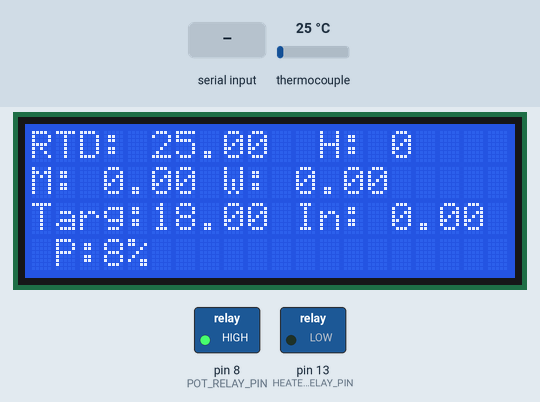
A sketch run on a simulated Arduino Mega 2560, built with avr-gcc and run on an emulated ATmega2560. Parts: 20×4 character LCD, switched loads named in the sketch (green lamp = pin HIGH). Inputs (shaded band) come from the test bench; at power-on: thermocouple 25 °C.

Above: at 2.7 s.
2.8 s: thermocouple set to 6 °C
At 4.33 s:
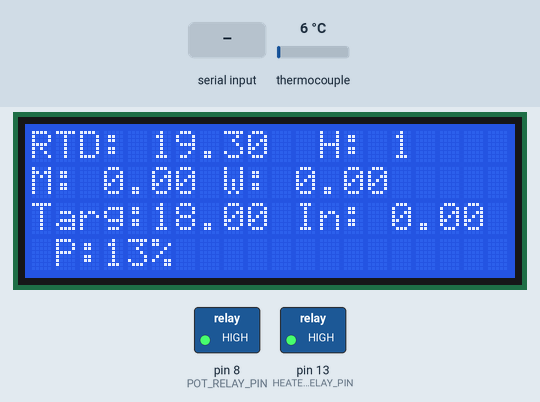
5.7 s: thermocouple set to 75 °C
At 5.95 s:
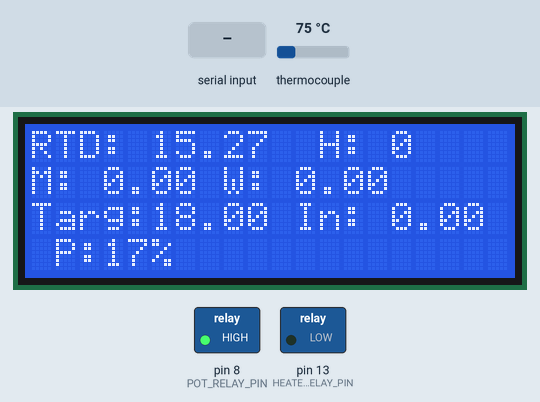
7.3 s: "S,1\n" received over Serial
At 10.19 s:
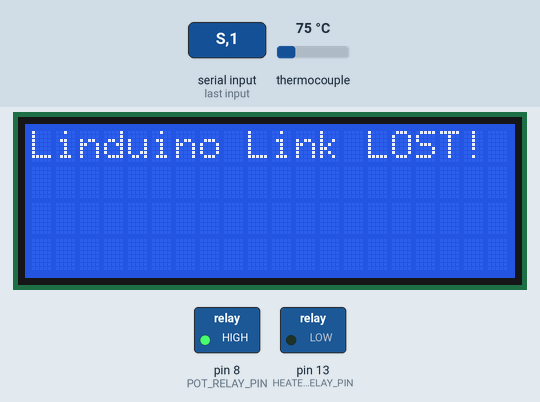
10.3 s: "C,1\n" received over Serial
At 11.2 s:
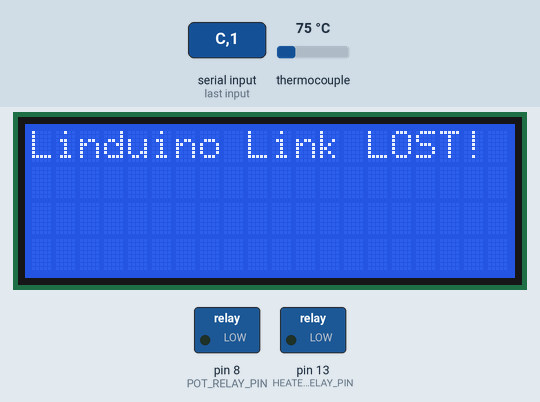
Timing chart, 0 to 13.3 s (numbered marks = the images above; inputs shaded):
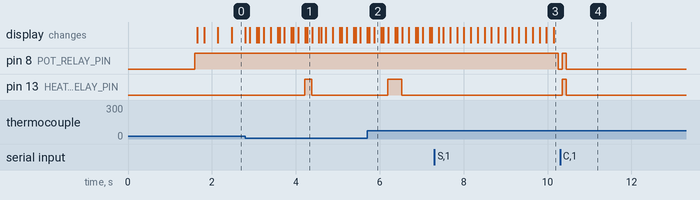

Measured:
- after the input at 7.3 s, pin 13 (HEATER_RELAY_PIN): stays LOW (without the input it goes to HIGH after 0.87 s)
- after the input at 10.3 s, pin 8 (POT_RELAY_PIN), pin 13 (HEATER_RELAY_PIN): LOW → HIGH after 0.05 s, → LOW 0.10 s later

The sketch:

Arduino_Linduino_PT100.ino
```cpp
#include <Adafruit_MAX31865.h>
#include <LiquidCrystal_I2C.h>
#include <PID_v1.h>

// --- Pin Definitions & Constants ---
#define HEATER_RELAY_PIN 13
#define POT_RELAY_PIN 8
#define RREF 4300.0      // For PT1000 with a 4.3k Ohm reference resistor
#define RNOMINAL 1000.0  // For a PT1000 sensor

// --- System Objects ---
Adafruit_MAX31865 local_rtd = Adafruit_MAX31865(3);  // Local RTD for absolute water temp
LiquidCrystal_I2C lcd(0x27, 20, 4);

// --- PID Configuration ---
double Setpoint, Input, Output;
double Kp = 18, Ki = 5, Kd = 8;
PID myPID(&Input, &Output, &Setpoint, Kp, Ki, Kd, P_ON_M, DIRECT);
int windowSize = 2000;
unsigned long windowStartTime;

// --- Temperature & State Variables ---
float tempWater_RTD = 0.0;      // Absolute temperature from the local RTD sensor
float tc_temp_water = 0.0;      // Temperature from the water thermocouple (from Linduino)
float tc_temp_mortar = 0.0;     // Temperature from the mortar thermocouple (from Linduino)
// Variables for Water Sensor
const int SAMPLE_COUNT = 30;  // Number of samples to average
float tempHistory_water[SAMPLE_COUNT];
float total_water = 0.0;
int currentIndex_water = 0;


// --- System Mode Flags ---
bool is_running = true;
bool was_running = true;
bool matchingMode = false;
bool calibrationMode = false;
bool rampTest = false;
double gap = 0.0;
unsigned long lastLinduinoMessageTime = 0;
bool LinduinoConnection = true;
bool rampingUp = true;

const int final_setpoint = 70;
const int final_setpoint_ramp = 26;
// Timing variables
unsigned long currentTime, previousTime, startTime;
double elapsedTime;  // For measuring time elapsed in seconds
unsigned long setpointCheck;

float Peltier_cell_1;
float Peltier_cell_2;

// =================================================================
//  FORWARD DECLARATIONS
// =================================================================
void read_sensors();
void process_commands();
void update_pid_and_setpoint();
void control_heater();
void update_display();
float get_corrected_thermocouple_temp(float raw_tc_temp);
int find_closest_index(int value_to_find);
int heat=0;

// =================================================================
//  SETUP
// =================================================================
void setup() {
  Serial.begin(9600);   // To PC / RPi
  Serial1.begin(9600);  // To Linduino

  pinMode(HEATER_RELAY_PIN, OUTPUT);
  pinMode(POT_RELAY_PIN, OUTPUT);

  lcd.init();
  lcd.backlight();
  lcd.print("System Starting...");

  local_rtd.begin(MAX31865_3WIRE);
  float initial_temp_water = local_rtd.temperature(RNOMINAL, RREF);
  for (int i = 0; i < SAMPLE_COUNT; i++) {
    tempHistory_water[i] = initial_temp_water;
    total_water += initial_temp_water;
  }
  tempWater_RTD = total_water / SAMPLE_COUNT;

  myPID.SetOutputLimits(100, windowSize);
  myPID.SetMode(AUTOMATIC);

  Input = 20.0;
  Setpoint = 18.0;

  windowStartTime = millis();
  delay(1500);
  lcd.clear();
}

// =================================================================
//  MAIN LOOP
// =================================================================
void loop() {
  unsigned long currentTime = millis();
  elapsedTime = (currentTime - startTime) / 1000.0;
  read_sensors();
  process_commands();

  if (is_running) {
    update_pid_and_setpoint();
    control_heater();
    digitalWrite(POT_RELAY_PIN, HIGH);
  } else {
    digitalWrite(HEATER_RELAY_PIN, LOW);
    digitalWrite(POT_RELAY_PIN, LOW);
  }

  update_display();
  delay(100);
}

// =================================================================
//  HELPER FUNCTIONS
// =================================================================

/**
 * Reads data from the local RTD sensor and from the Linduino.
 */
void read_sensors() {
  // --- Update Water Sensor Reading (same logic) ---
  total_water = total_water - tempHistory_water[currentIndex_water];
  tempHistory_water[currentIndex_water] = local_rtd.temperature(RNOMINAL, RREF);
  total_water = total_water + tempHistory_water[currentIndex_water];
  tempWater_RTD = total_water / SAMPLE_COUNT;
  currentIndex_water++;
  if (currentIndex_water >= SAMPLE_COUNT) {
    currentIndex_water = 0;
  }
  if (Serial1.available() > 0) {
    lastLinduinoMessageTime = millis();
    String dataFromLinduino = Serial1.readStringUntil('\n');

    // Debugging: Uncomment the line below to see exactly what arrives
    // Serial.print("RAW DATA: "); Serial.println(dataFromLinduino);
    // Find all three commas
    int comma1 = dataFromLinduino.indexOf(',');
    int comma2 = dataFromLinduino.indexOf(',', comma1 + 1);
    int comma3 = dataFromLinduino.indexOf(',', comma2 + 1);
    // Ensure we found all 3 commas before parsing
    if (comma1 > 0 && comma2 > 0 && comma3 > 0) {
        // 1. Water Temp (Start to 1st comma)
        tc_temp_water = dataFromLinduino.substring(0, comma1).toFloat();
              // 2. Mortar Temp (Between 1st and 2nd comma)
        tc_temp_mortar = dataFromLinduino.substring(comma1 + 1, comma2).toFloat();
              // 3. Peltier 1 (Between 2nd and 3rd comma)
        Peltier_cell_1 = dataFromLinduino.substring(comma2 + 1, comma3).toFloat();
        // 4. Peltier 2 (After 3rd comma to end)
        Peltier_cell_2 = dataFromLinduino.substring(comma3 + 1).toFloat();
    }
  }
}

/**
 * Checks for commands from the PC/RPi and updates the system mode.
 */
void process_commands() {
  // This function is where you will place your logic for reading commands
  // from the PC to change modes (e.g., switch to matchingMode).
  // Example:
  if (Serial.available()) {
    String command = Serial.readStringUntil('\n');
    if (command.startsWith("R")) {
      Serial.print(tc_temp_mortar);
      Serial.print(",");
      Serial.print(tc_temp_water);
      Serial.print(",");
      Serial.print(Setpoint);
      Serial.print(",");
      Serial.print(tempWater_RTD);
      Serial.print(",");
      Serial.print(Peltier_cell_1,6);
      Serial.print(",");
      Serial.println(Peltier_cell_2,6);
    } else if (command.startsWith("S")) {
      matchingMode = false;
      calibrationMode = false;
      rampTest = false;
      is_running = true;         // Re-enable the process
      LinduinoConnection = true; // Reset the connection status for the new run
      Setpoint = command.substring(1).toFloat();
    } else if (command.startsWith("M")) {
      matchingMode = true;
      rampTest = false;
      calibrationMode = false;
      is_running = true;         // Re-enable the process
      LinduinoConnection = true; // Reset the connection status for the new run
      gap = command.substring(1).toFloat();
    } else if (command.startsWith("C")) {
      matchingMode = false;
      rampTest = false;
      calibrationMode = true;
      Setpoint = 24.5;
      is_running = true;         // Re-enable the process
      LinduinoConnection = true; // Reset the connection status for the new run
    } else if (command.startsWith("P")) {
      matchingMode = false;
      calibrationMode = false;
      rampTest = true;
      rampingUp = true;
      Setpoint = 18;
      setpointCheck = elapsedTime;
      is_running = true;         // Re-enable the process
      LinduinoConnection = true; // Reset the connection status for the new run
    }
  }
}
/**
 * Sets the PID Input and Setpoint based on the current operational mode.
 */
void update_pid_and_setpoint() {
  // --- SAFETY CHECK ---
  if (millis() - lastLinduinoMessageTime > 10000) { // 10-second timeout
    is_running = false;
    LinduinoConnection = false;
    digitalWrite(HEATER_RELAY_PIN, LOW);
    digitalWrite(POT_RELAY_PIN, LOW);
    return;
  }
  // --- In Matching Mode, use the differential thermocouple system with RTD-based correction ---
  if (matchingMode) {
    //Avec les PT100, on voit que Tw-Tm=0.12
    const float m = 0;
    const float c = 0.12;
    const float safety = 0.03;
    float tc_offset = (m * tc_temp_water) + c;
    Input = tc_temp_water;
    Setpoint = tc_temp_mortar + tc_offset - safety;

  } else {
    // --- In all OTHER modes (Static, Calibration, Ramp), use the local absolute RTD system ---
    // The PID Input is the absolute temperature of the water from the local RTD.
    Input = tc_temp_water;
  }
  // The Setpoint is determined by the logic for these other modes
  // (e.g., a fixed value from an 'S' command, or a ramping value).
  if (calibrationMode) {
    if ((elapsedTime - setpointCheck) >= 600) {
      Setpoint += 0.5;
      setpointCheck = elapsedTime;
    }
    if (Setpoint > final_setpoint) {
      is_running=false;
    }
    // Add your setpoint ramping logic for calibration here
  } else if (rampTest) {
    // Check if 2 hours (7200 seconds) have passed
    // Note: 3600 * 2 = 7200 seconds
    if ((elapsedTime - setpointCheck) >= 21600) {

      setpointCheck = elapsedTime; // Reset timer for the next 2-hour wait

      if (rampingUp) {
        // --- LOGIC FOR RAMPING UP ---

        // Only increase if we haven't reached the top yet
        if (Setpoint < final_setpoint_ramp) {
           Setpoint += 1;
        }

        // Check if we have reached the peak (30 degrees)
        // We use >= to handle potential small floating point differences
        if (Setpoint >= final_setpoint_ramp) {
          rampingUp = false; // Switch direction! Next step will be down.
        }
      }
      else {
        // --- LOGIC FOR RAMPING DOWN ---
        Setpoint -= 1;

        // Check if we have reached the bottom (25 degrees)
        if (Setpoint <= 17.0) {
          is_running = false; // Stop the test
        }
      }
    }
  }
}

/**
 * Runs the PID computation and controls the heater relay.
 */
void control_heater() {
  unsigned long now = millis();
  myPID.Compute();

  if (now - windowStartTime > windowSize) {
    windowStartTime += windowSize;
  }

  if (Output < (now - windowStartTime)) {
    digitalWrite(HEATER_RELAY_PIN, LOW);
    heat = 0;
  } else if (Input < Setpoint) {
    digitalWrite(HEATER_RELAY_PIN, HIGH);
    heat = 1;
  }
}

/**
 * Updates all information on the LCD screen.
 */
void update_display() {
  if (is_running){
    lcd.setCursor(0, 0);
    lcd.print("RTD: ");
    lcd.print(tempWater_RTD, 2);
    lcd.print("  ");
    lcd.print("H: ");
    lcd.print(heat);

    lcd.setCursor(0, 1);
    lcd.print("M: ");
    lcd.print(tc_temp_mortar, 2);
    lcd.print(" W: ");
    lcd.print(tc_temp_water, 2);
    lcd.print("   ");

    lcd.setCursor(0, 2);
    lcd.print("Targ:");
    lcd.print(Setpoint, 2);
    lcd.print(" In: ");
    lcd.print(Input, 2);

    lcd.setCursor(0, 3);
    lcd.print(" P:");
    lcd.print((Output / windowSize) * 100, 0);
    lcd.print("%     ");
  }
  else {
    if (was_running){
      if (LinduinoConnection) {
        lcd.clear();
        lcd.print("TEST FINISHED");
      }
      else {
        lcd.clear();
        lcd.print("Linduino Link LOST!");
      }
    }
  }
  was_running = is_running;
}
```
